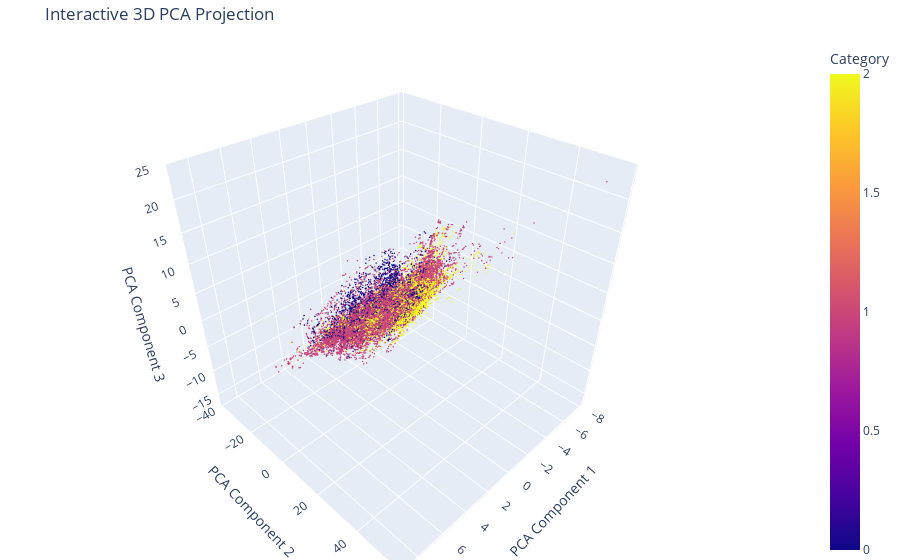

Notebook source saved alongside this figure:
### Code cell
import plotly.express as px
import plotly.graph_objects as go # Optional: for more customization if needed

# --- Create a Pandas DataFrame for Plotly ---
# Plotly works well with DataFrames
df_pca = pd.DataFrame(proj, columns=['PCA1', 'PCA2', 'PCA3'])
df_pca['Category'] = labels # Add the string labels as a column

# --- Interactive 3D Plotting with Plotly ---

# Define a color map for the categories
color_map = {'Low': 'blue', 'Normal': 'green', 'High': 'red'}

# Create the interactive 3D scatter plot
fig = px.scatter_3d(df_pca,
                    x='PCA1',
                    y='PCA2',
                    z='PCA3',
                    color='Category', # Color points based on the 'Category' column
                    color_discrete_map=color_map, # Apply the defined colors
                    title="Interactive 3D PCA Projection",
                    labels={'PCA1': 'PCA Component 1', # Rename axes for clarity
                            'PCA2': 'PCA Component 2',
                            'PCA3': 'PCA Component 3'},
                    hover_data={'Category': True} # Show category name on hover
                   )
fig.update_traces(marker_size=.5) # You can adjust the value '3' as needed

# Optional: Customize layout further (e.g., figure size)
fig.update_layout(
    margin=dict(l=0, r=0, b=0, t=40) # Adjust margins
    # You can add more layout customizations here
)

# Display the plot (this will open in a browser or display in a compatible environment like Jupyter)
fig.show()

### Figure 1 — Plotly figure (JSON) as saved in the notebook; plotly's stock layout.template omitted (floating-point values rounded to 4 significant figures; data arrays with more than 128 entries replaced by an {"elided": "..."} marker saying what was removed)
{"data": [{"customdata": {"elided": "73820x1 int values"}, "hovertemplate": "PCA Component 1=%{x}<br>PCA Component 2=%{y}<br>PCA Component 3=%{z}<br>Category=%{marker.color}<extra></extra>", "legendgroup": "", "marker": {"color": {"elided": "73820 int values"}, "coloraxis": "coloraxis", "size": 0.5, "symbol": "circle"}, "mode": "markers", "name": "", "scene": "scene", "showlegend": false, "type": "scatter3d", "x": {"elided": "73820 float values"}, "y": {"elided": "73820 float values"}, "z": {"elided": "73820 float values"}}], "layout": {"coloraxis": {"colorbar": {"title": {"text": "Category"}}, "colorscale": [[0, "#0d0887"], [0.1111, "#46039f"], [0.2222, "#7201a8"], [0.3333, "#9c179e"], [0.4444, "#bd3786"], [0.5556, "#d8576b"], [0.6667, "#ed7953"], [0.7778, "#fb9f3a"], [0.8889, "#fdca26"], [1, "#f0f921"]]}, "legend": {"tracegroupgap": 0}, "margin": {"b": 0, "l": 0, "r": 0, "t": 40}, "scene": {"domain": {"x": [0, 1], "y": [0, 1]}, "xaxis": {"title": {"text": "PCA Component 1"}}, "yaxis": {"title": {"text": "PCA Component 2"}}, "zaxis": {"title": {"text": "PCA Component 3"}}}, "title": {"text": "Interactive 3D PCA Projection"}}}
